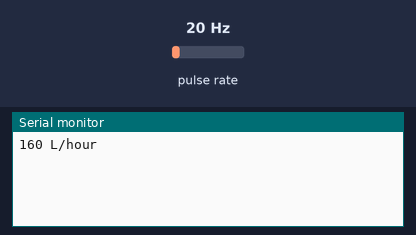
Bench run of a sketch on a simulated Arduino Uno, built with avr-gcc and run on an emulated ATmega328P. Shown: the last lines printed to the serial monitor. Wiring (inferred from the names in the program): pulse sensor: data pin 2. Inputs (shaded band) come from the test bench; at power-on: pulse rate 20 Hz.

Above: at 1.2 s.
1.3 s: pulse rate (sensor on pin 2) set to 4 Hz
At 2.4 s:
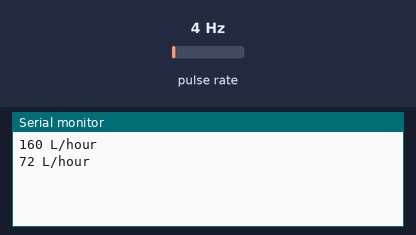
2.8 s: pulse rate (sensor on pin 2) set to 50 Hz
At 3.8 s:
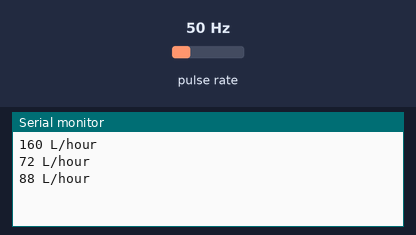
Timing chart, 0 to 5.8 s (numbered marks = the images above; inputs shaded):
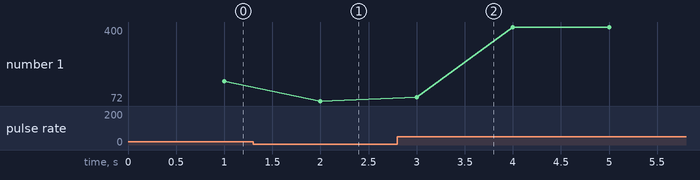

Measured:
- after the input at 1.3 s, the serial monitor: prints a new line after 0.70 s (image 1)
- after the input at 2.8 s, the serial monitor: prints a new line after 0.20 s (image 2)
- plotted number 1: 160 → 72 after the input at 1.3 s, 72 → 400 after the input at 2.8 s

The sketch:

flussometro.ino
```cpp
// reading liquid flow rate using Seeeduino and Water Flow Sensor from Seeedstudio.com
// Code adapted by Charles Gantt from PC Fan RPM code written by Crenn @thebestcasescenario.com
// http:/themakersworkbench.com http://thebestcasescenario.com http://seeedstudio.com

volatile int NbTopsFan; //measuring the rising edges of the signal
int Calc;
int hallsensor = 2;    //The pin location of the sensor

void rpm ()     //This is the function that the interupt calls
{
  NbTopsFan++;  //This function measures the rising and falling edge of the hall effect sensors signal
}
// The setup() method runs once, when the sketch starts
void setup() //
{
  pinMode(hallsensor, INPUT); //initializes digital pin 2 as an input
  Serial.begin(9600); //This is the setup function where the serial port is initialised,
  attachInterrupt(0, rpm, RISING); //and the interrupt is attached
}
// the loop() method runs over and over again,
// as long as the Arduino has power
void loop ()
{
  NbTopsFan = 0;      //Set NbTops to 0 ready for calculations
  sei();            //Enables interrupts
  delay (1000);      //Wait 1 second
  cli();            //Disable interrupts
  Calc = (NbTopsFan * 60 / 7.5); //(Pulse frequency x 60) / 7.5Q, = flow rate in L/hour
  Serial.print (Calc, DEC); //Prints the number calculated above
  Serial.print (" L/hour\r\n"); //Prints "L/hour" and returns a  new line
}
```
